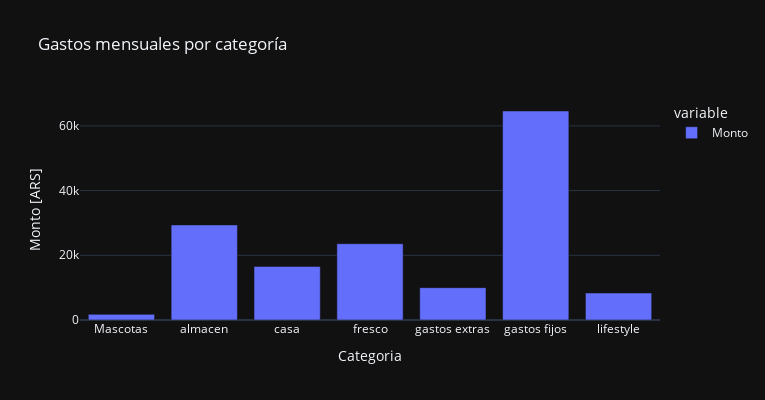
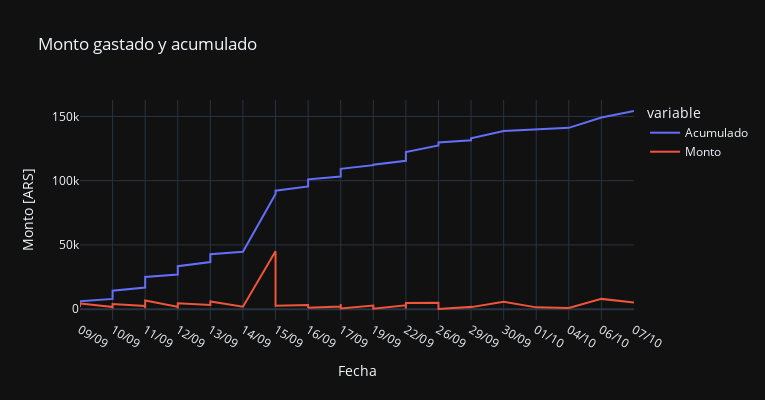

The code cell stored with these charts, in order, in its notebook:
### Code cell
plotter_gastos = PlotterStorage()

plotter_gastos.add_plot(*BackendPlotter(instance.set_content(feature="Grafico de Barras").set_title("Gastos mensuales por categoría")).plot_kind('bar'), select_figures=True)
plotter_gastos.add_plot(*BackendPlotter(instance.set_content(feature="Grafico de lineas").set_title("Monto gastado y acumulado")).plot(), select_figures=True)

### Figure 1 — Plotly figure (JSON) as saved in the notebook; plotly's stock layout.template omitted (floating-point values rounded to 4 significant figures)
{"data": [{"alignmentgroup": "True", "hovertemplate": "variable=Monto<br>Categoria=%{x}<br>Monto [ARS]=%{y}<extra></extra>", "legendgroup": "Monto", "marker": {"color": "#636efa", "pattern": {"shape": ""}}, "name": "Monto", "offsetgroup": "Monto", "orientation": "v", "showlegend": true, "textposition": "auto", "type": "bar", "x": ["Mascotas", "almacen", "casa", "fresco", "gastos extras", "gastos fijos", "lifestyle"], "xaxis": "x", "y": [1740, 29390, 16570, 23585, 10000, 64600, 8350], "yaxis": "y"}], "layout": {"barmode": "relative", "height": 400, "legend": {"title": {"text": "variable"}, "tracegroupgap": 0}, "title": {"text": "Gastos mensuales por categoría"}, "width": 765, "xaxis": {"anchor": "y", "domain": [0, 1], "title": {"text": "Categoria"}}, "yaxis": {"anchor": "x", "domain": [0, 1], "title": {"text": "Monto [ARS]"}}}}

### Figure 2 — Plotly figure (JSON) as saved in the notebook; plotly's stock layout.template omitted (floating-point values rounded to 4 significant figures)
{"data": [{"hovertemplate": "variable=Acumulado<br>Fecha=%{x}<br>Monto [ARS]=%{y}<extra></extra>", "legendgroup": "Acumulado", "line": {"color": "#636efa", "dash": "solid"}, "marker": {"symbol": "circle"}, "mode": "lines", "name": "Acumulado", "orientation": "v", "showlegend": true, "type": "scatter", "x": ["09/09", "09/09", "10/09", "10/09", "10/09", "10/09", "11/09", "11/09", "11/09", "11/09", "12/09", "12/09", "12/09", "12/09", "13/09", "13/09", "14/09", "15/09", "15/09", "16/09", "16/09", "16/09", "16/09", "16/09", "16/09", "17/09", "17/09", "17/09", "17/09", "19/09", "19/09", "22/09", "22/09", "22/09", "22/09", "26/09", "26/09", "26/09", "26/09", "29/09", "29/09", "30/09", "01/10", "04/10", "06/10", "07/10"], "xaxis": "x", "y": [1700, 6200, 7960, 9720, 10320, 14320, 16820, 17450, 18350, 25050, 26950, 27550, 28800, 33400, 36700, 42700, 44650, 89650, 92245, 95545, 96645, 97945, 99045, 99945, 101045, 103165, 107165, 108665, 109265, 112065, 112465, 115465, 116965, 117565, 122365, 127365, 128015, 129615, 129745, 131485, 133055, 138735, 140135, 141135, 149135, 154235], "yaxis": "y"}, {"hovertemplate": "variable=Monto<br>Fecha=%{x}<br>Monto [ARS]=%{y}<extra></extra>", "legendgroup": "Monto", "line": {"color": "#EF553B", "dash": "solid"}, "marker": {"symbol": "circle"}, "mode": "lines", "name": "Monto", "orientation": "v", "showlegend": true, "type": "scatter", "x": ["09/09", "09/09", "10/09", "10/09", "10/09", "10/09", "11/09", "11/09", "11/09", "11/09", "12/09", "12/09", "12/09", "12/09", "13/09", "13/09", "14/09", "15/09", "15/09", "16/09", "16/09", "16/09", "16/09", "16/09", "16/09", "17/09", "17/09", "17/09", "17/09", "19/09", "19/09", "22/09", "22/09", "22/09", "22/09", "26/09", "26/09", "26/09", "26/09", "29/09", "29/09", "30/09", "01/10", "04/10", "06/10", "07/10"], "xaxis": "x", "y": [1700, 4500, 1760, 1760, 600, 4000, 2500, 630, 900, 6700, 1900, 600, 1250, 4600, 3300, 6000, 1950, 45000, 2595, 3300, 1100, 1300, 1100, 900, 1100, 2120, 4000, 1500, 600, 2800, 400, 3000, 1500, 600, 4800, 5000, 650, 1600, 130, 1740, 1570, 5680, 1400, 1000, 8000, 5100], "yaxis": "y"}], "layout": {"height": 400, "legend": {"title": {"text": "variable"}, "tracegroupgap": 0}, "title": {"text": "Monto gastado y acumulado"}, "width": 765, "xaxis": {"anchor": "y", "domain": [0, 1], "title": {"text": "Fecha"}}, "yaxis": {"anchor": "x", "domain": [0, 1], "title": {"text": "Monto [ARS]"}}}}
